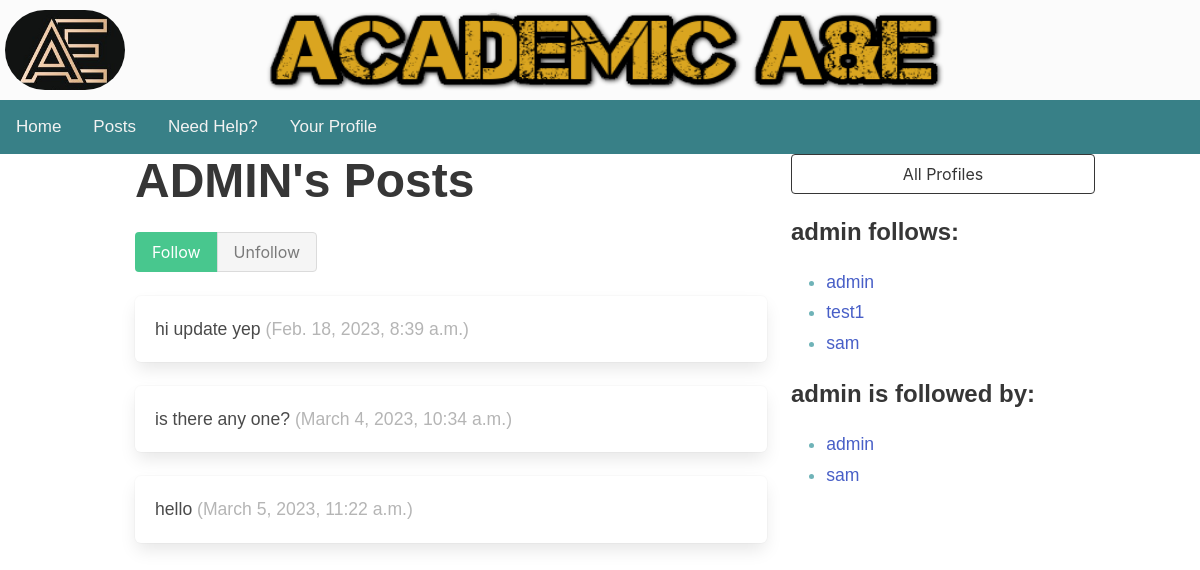
/posts/profile/23, run on an earlier commit of the app's database.
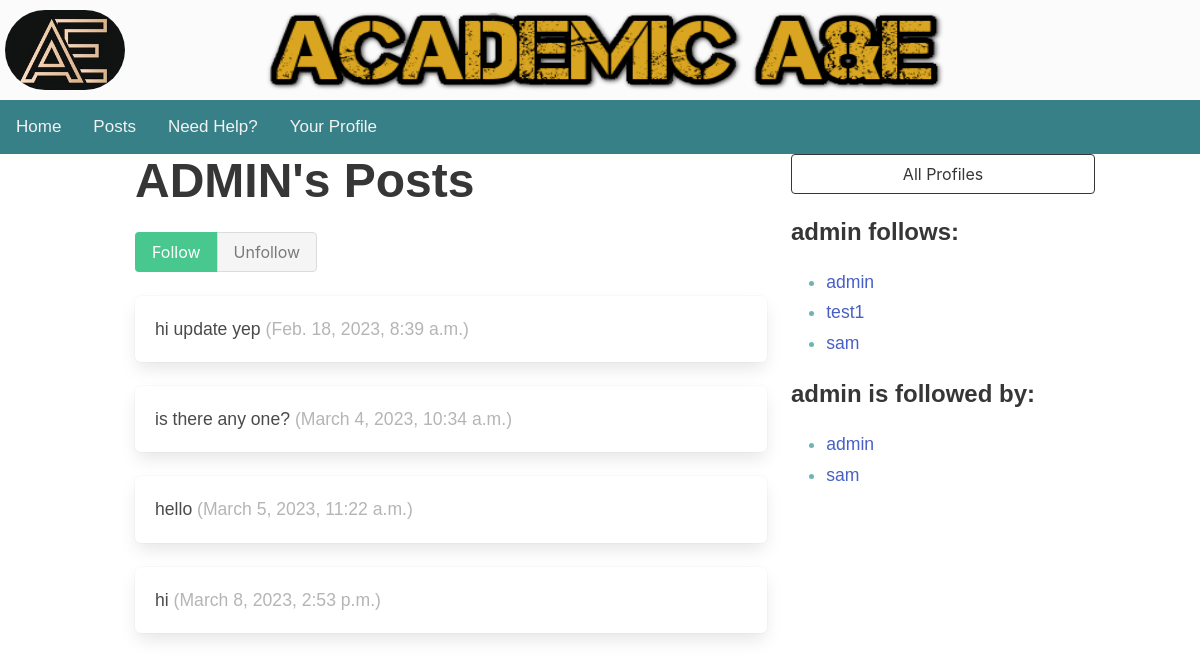
And on a later commit of the database.
### posts/models.py (models this page shows, shortened)
class Text_Post(models.Model):
    user = models.ForeignKey(
        User, related_name="posts", on_delete=models.DO_NOTHING
    )
    body = models.CharField(max_length=150)
    created_at = models.DateTimeField(auto_now_add=True)
    updated_at= models.DateTimeField(auto_now_add=True)

class Posts_Profile(models.Model):
    user = models.OneToOneField(User, on_delete=models.CASCADE)
    follows = models.ManyToManyField(
        "self",
        related_name="followed_by",
        symmetrical=False,
        blank=True
    )
    def __str__(self):
        return self.user.username

### posts/views.py (the view, shortened to what this page needs)
# urls.py: path("profile/<int:pk>", profile, name="profile"),
def profile(request, pk):
    profile = Posts_Profile.objects.get(pk=pk)
    return render(request, "posts/profile.html", {"profile": profile})

### posts/templates/posts/profile.html (shortened to what this page needs)
{% extends "base.html" %}
{% block content %}
<div class="container">
    <div class="columns">
<div class="column">
    <div class="block">
    <h1 class="title is-1">
        {{profile.user.username|upper}}'s Posts
    </h1>
    <form method="post">
        <div class="buttons has-addons">
        {% if profile in user.posts_profile.follows.all %}
            <button class="button is-success is-static">Follow</button>
            <button class="button is-danger" name="follow" value="unfollow">
                Unfollow
            </button>
        {% else %}
            <button class="button is-success" name="follow" value="follow">
                Follow
            </button>
            <button class="button is-danger is-static">Unfollow</button>
        {% endif %}
        </div>
    </form>
    </div>
    <div class="content">
        {% for post in profile.user.posts.all %}
            <div class="box">
                {{ post.body }}
                <span class="is-small has-text-grey-light">
                    ({{ post.created_at }})
                </span>
            </div>
        {% endfor %}
    </div>
</div>
<div class="column is-one-third">
    <div class="block">
        <a href="{% url 'posts:profile_list' %}">
            <button class="button is-dark is-outlined is-fullwidth">
                All Profiles
            </button>
        </a>
    </div>
    <div class="block">
        <h3 class="title is-4">
            {{profile.user.username}} follows:
        </h3>
        <div class="content">
            <ul>
            {% for following in profile.follows.all %}
                <li>
                    <a href="{% url 'posts:profile' following.id %}">
                        {{ following }}
                    </a>
                </li>
            {% endfor %}
            </ul>
        </div>
    </div>
    <div class="block">
        <h3 class="title is-4">
            {{profile.user.username}} is followed by:
        </h3>
        <div class="content">
            <ul>
            {% for follower in profile.followed_by.all %}
                <li>
                    <a href="{% url 'posts:profile' follower.id %}">
                        {{ follower }}
                    </a>
                </li>
            {% endfor %}
            </ul>
        </div>
    </div>
</div>
    </div>
</div>
{% endblock content %}

What changed in the data, as far as the page shows it:
added Text_Post: body "hi", created_at "March 8, 2023, 2:53 p.m."
